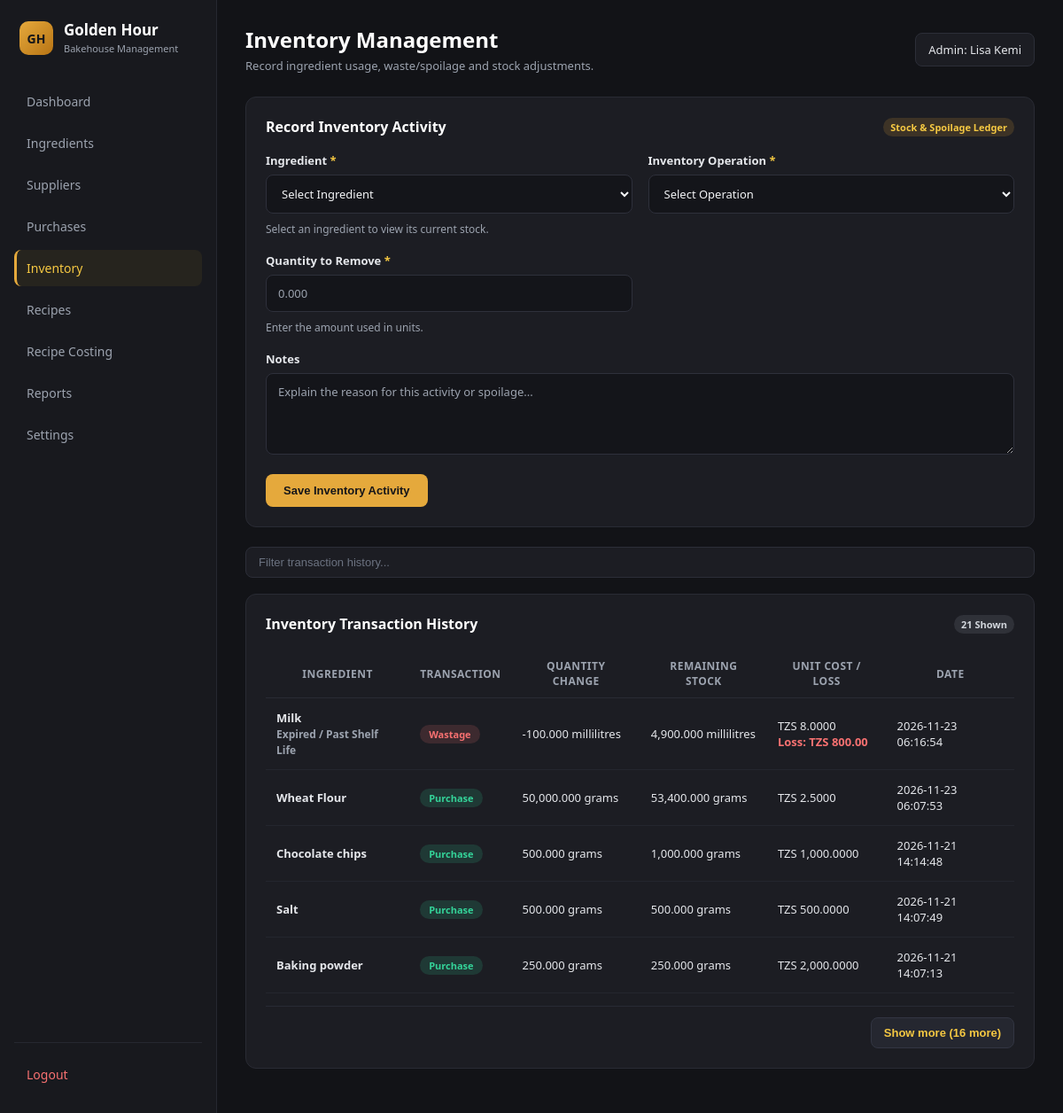
Page /pages/inventory.php (signed in) on the committed database.
### tables this page shows
CREATE TABLE `inventory_transactions` (
  `transaction_id` int NOT NULL,
  `ingredient_id` int NOT NULL,
  `transaction_type` enum('purchase','usage','adjustment','wastage') NOT NULL,
  `quantity_change` decimal(12,3) NOT NULL,
  `balance_after` decimal(12,3) NOT NULL,
  `unit_cost` decimal(12,4) DEFAULT '0.0000',
  `reference_id` int DEFAULT NULL,
  `waste_category` varchar(60) DEFAULT NULL,
  `estimated_loss` decimal(12,2) NOT NULL DEFAULT '0.00',
  `notes` text,
  `transaction_date` timestamp NULL DEFAULT CURRENT_TIMESTAMP
);

CREATE TABLE `ingredients` (
  `ingredient_id` int NOT NULL,
  `ingredient_name` varchar(150) NOT NULL,
  `description` text,
  `base_unit` enum('grams','millilitres','pieces') NOT NULL,
  `current_stock` decimal(12,3) DEFAULT '0.000',
  `average_cost_per_unit` decimal(12,4) DEFAULT '0.0000',
  `calories_per_unit` decimal(10,4) NOT NULL DEFAULT '0.0000',
  `protein_g_per_unit` decimal(10,4) NOT NULL DEFAULT '0.0000',
  `carbs_g_per_unit` decimal(10,4) NOT NULL DEFAULT '0.0000',
  `fat_g_per_unit` decimal(10,4) NOT NULL DEFAULT '0.0000',
  `sugar_g_per_unit` decimal(10,4) NOT NULL DEFAULT '0.0000',
  `fiber_g_per_unit` decimal(10,4) NOT NULL DEFAULT '0.0000',
  `sodium_mg_per_unit` decimal(10,4) NOT NULL DEFAULT '0.0000',
  `minimum_stock` decimal(12,3) DEFAULT '0.000',
  `is_active` tinyint(1) DEFAULT '1',
  `created_at` timestamp NULL DEFAULT CURRENT_TIMESTAMP
);

### pages/inventory.php (the view, shortened to what this page needs)
<?php
require_once "../config/database.php";
$ingredients = $pdo->query(
    "SELECT ingredient_id,
            ingredient_name,
            base_unit,
            current_stock
     FROM ingredients
     WHERE is_active = 1
     ORDER BY ingredient_name"
)->fetchAll();
$stmt = $pdo->query(
    "SELECT
        t.transaction_id,
        t.transaction_type,
        t.quantity_change,
        t.balance_after,
        t.unit_cost,
        t.waste_category,
        t.estimated_loss,
        t.notes,
        t.transaction_date,
        i.ingredient_name,
        i.base_unit
     FROM inventory_transactions t
     INNER JOIN ingredients i
        ON t.ingredient_id = i.ingredient_id
     ORDER BY t.transaction_date DESC, t.transaction_id DESC
     LIMIT 30"
);
$transactions = $stmt->fetchAll();
$adminName = htmlspecialchars($_SESSION["full_name"] ?? "Administrator");
?>
<!DOCTYPE html>
<html lang="en">
<head>
    <link rel="stylesheet" href="../assets/css/style.css">
</head>
<body class="dark-dashboard-body">
<div class="dashboard-container dark-dashboard">
    <aside class="sidebar dark-sidebar">
        <div>
            <div class="logo">
                <div class="brand-mark">GH</div>
                <div>
                    <h2>Golden Hour</h2>
                    <p>Bakehouse Management</p>
                </div>
            </div>
            <nav aria-label="Main Navigation">
                <ul>
                    <li><a href="../dashboard.php">Dashboard</a></li>
                    <li><a href="ingredients.php">Ingredients</a></li>
                    <li><a href="suppliers.php">Suppliers</a></li>
                    <li><a href="purchases.php">Purchases</a></li>
                    <li><a href="inventory.php" class="active">Inventory</a></li>
                    <li><a href="recipes.php">Recipes</a></li>
                    <li><a href="recipe_costing.php">Recipe Costing</a></li>
                    <li><a href="reports.php">Reports</a></li>
                    <li><a href="settings.php">Settings</a></li>
                </ul>
            </nav>
        </div>
        <div class="sidebar-footer">
            <a href="../logout.php" class="logout-link">Logout</a>
        </div>
    </aside>
    <main class="main-content dark-main">
        <header class="topbar dark-topbar">
            <div>
                <h1>Inventory Management</h1>
                <p class="topbar-subtitle">Record ingredient usage, waste/spoilage and stock adjustments.</p>
            </div>
            <div class="topbar-controls">
                <span class="admin-badge">Admin: <?php echo $adminName; ?></span>
            </div>
        </header>
        <section class="content-section dark-panel subpage-card">
            <div class="panel-header">
                <h2>Record Inventory Activity</h2>
                <span class="card-tag tag-gold">Stock & Spoilage Ledger</span>
            </div>
            <?php if (count($ingredients) > 0): ?>
                <form method="POST" class="ingredient-form dark-form">
                    <div class="form-two-col">
                        <div class="form-field">
                            <label for="ingredientSelect">Ingredient <span class="req-star">*</span></label>
                            <select name="ingredient_id" id="ingredientSelect" required>
                                <option value="">Select Ingredient</option>
                            </select>
                            <p id="stockInformation" class="form-hint dark-hint">
                            </p>
                        </div>
                        <div class="form-field">
                            <label for="actionSelect">Inventory Operation <span class="req-star">*</span></label>
                            <select name="action" id="actionSelect" required>
                                <option value="">Select Operation</option>
                            </select>
                        </div>
                    </div>
                    <div class="form-two-col">
                        <div class="form-field">
                            <label for="quantityInput" id="quantityLabel">Quantity <span class="req-star">*</span></label>
                            <input
                                type="number"
                                name="quantity"
                                id="quantityInput"
                                min="0"
                                step="0.001"
                                placeholder="0.000"
                                required
                            >
                            <p id="quantityHint" class="form-hint dark-hint">
                            </p>
                        </div>
                    </div>
                    <div class="form-field">
                        <label for="inventoryNotes">Notes</label>
                        <textarea
                            id="inventoryNotes"
                            name="notes"
                            placeholder="Explain the reason for this activity or spoilage..."
                        ></textarea>
                    </div>
                    <div class="form-actions-bar">
                        <button type="submit" class="primary-button dark-submit-btn">
                            Save Inventory Activity
                        </button>
                    </div>
                </form>
            <?php else: ?>
                <p class="empty-note">No active ingredients are available.</p>
            <?php endif; ?>
        </section>
        <div class="between-cards-search-bar">
            <input
                type="search"
                id="inventorySearch"
                class="dark-search-input"
                placeholder="Filter transaction history..."
                aria-label="Filter transaction history"
            >
        </div>
        <section class="content-section dark-panel subpage-card">
            <div class="panel-header">
                <h2>Inventory Transaction History</h2>
                <span class="card-tag tag-neutral"><?php echo count($transactions); ?> Shown</span>
            </div>
            <div class="table-container">
                <table class="dark-table" id="inventoryTable">
                    <thead>
                        <tr>
                            <th>Ingredient</th>
                            <th>Transaction</th>
                            <th>Quantity Change</th>
                            <th>Remaining Stock</th>
                            <th>Unit Cost / Loss</th>
                            <th>Date</th>
                        </tr>
                    </thead>
                    <tbody>
                        <?php if (count($transactions) > 0): ?>
                            <?php foreach ($transactions as $transaction): ?>
                                <?php
                                    $typeRaw = strtolower((string)$transaction["transaction_type"]);
                                    $badgeClass = "badge-neutral";
                                    if ($typeRaw === "purchase") {
                                        $badgeClass = "badge-success";
                                    } elseif ($typeRaw === "wastage" || $typeRaw === "usage") {
                                        $badgeClass = "badge-danger";
                                    } elseif ($typeRaw === "adjustment") {
                                        $badgeClass = "badge-warning";
                                    }
                                ?>
                                <tr>
                                    <td class="cell-strong">
                                        <?php echo htmlspecialchars($transaction["ingredient_name"]); ?>
                                        <?php if ($typeRaw === "wastage" && !empty($transaction["waste_category"])): ?>
                                            <br><span class="cell-muted"><?php echo htmlspecialchars($transaction["waste_category"]); ?></span>
                                        <?php endif; ?>
                                    </td>
                                    <td>
                                        <span class="status-pill <?php echo $badgeClass; ?>">
                                            <?php echo htmlspecialchars($typeRaw === "wastage" ? "Wastage" : ucfirst($transaction["transaction_type"])); ?>
                                        </span>
                                    </td>
                                    <td>
                                        <?php echo number_format(
                                            (float)$transaction["quantity_change"],
                                            3
                                        ); ?>
                                        <?php echo htmlspecialchars($transaction["base_unit"]); ?>
                                    </td>
                                    <td>
                                        <?php echo number_format(
                                            (float)$transaction["balance_after"],
                                            3
                                        ); ?>
                                        <?php echo htmlspecialchars($transaction["base_unit"]); ?>
                                    </td>
                                    <td>
                                        TZS <?php echo number_format(
                                            (float)$transaction["unit_cost"],
                                            4
                                        ); ?>
                                        <?php if ($typeRaw === "wastage" && (float)$transaction["estimated_loss"] > 0): ?>
                                            <br><span class="stock-low-text">Loss: TZS <?php echo number_format((float)$transaction["estimated_loss"], 2); ?></span>
                                        <?php endif; ?>
                                    </td>
                                    <td class="cell-muted">
                                        <?php echo htmlspecialchars($transaction["transaction_date"]); ?>
                                    </td>
                                </tr>
                            <?php endforeach; ?>
                        <?php else: ?>
                            <tr>
                                <td colspan="6" class="empty-row">No inventory transactions recorded.</td>
                            </tr>
                        <?php endif; ?>
                    </tbody>
                </table>
            </div>
            <?php if (count($transactions) > 5): ?>
                <div class="table-disclosure-bar">
                    <button
                        type="button"
                        id="toggleInventoryBtn"
                        class="dark-secondary-btn disclosure-toggle-btn"
                        aria-expanded="false"
                        aria-controls="inventoryTable"
                    >
                    </button>
                </div>
            <?php endif; ?>
        </section>
    </main>
</div>
</body>
</html>

### rows in the picture
inventory_transactions: ingredient.ingredient_name "Milk", waste_category "Expired / Past Shelf Life", transaction_type "Wastage", quantity_change "-100.000", ingredient.base_unit "millilitres", balance_after "4,900.000", unit_cost "8.0000", estimated_loss "800.00", transaction_date "2026-11-23 06:16:54"
inventory_transactions: ingredient.ingredient_name "Wheat Flour", transaction_type "Purchase", quantity_change "50,000.000", ingredient.base_unit "grams", balance_after "53,400.000", unit_cost "2.5000", transaction_date "2026-11-23 06:07:53"
inventory_transactions: ingredient.ingredient_name "Chocolate chips", transaction_type "Purchase", quantity_change "500.000", ingredient.base_unit "grams", balance_after "1,000.000", unit_cost "1,000.0000", transaction_date "2026-11-21 14:14:48"
inventory_transactions: ingredient.ingredient_name "Salt", transaction_type "Purchase", quantity_change "500.000", ingredient.base_unit "grams", balance_after "500.000", unit_cost "500.0000", transaction_date "2026-11-21 14:07:49"
inventory_transactions: ingredient.ingredient_name "Baking powder", transaction_type "Purchase", quantity_change "250.000", ingredient.base_unit "grams", balance_after "250.000", unit_cost "2,000.0000", transaction_date "2026-11-21 14:07:13"

### other values in the picture
$adminName "Lisa Kemi"
count($transactions) "21"
